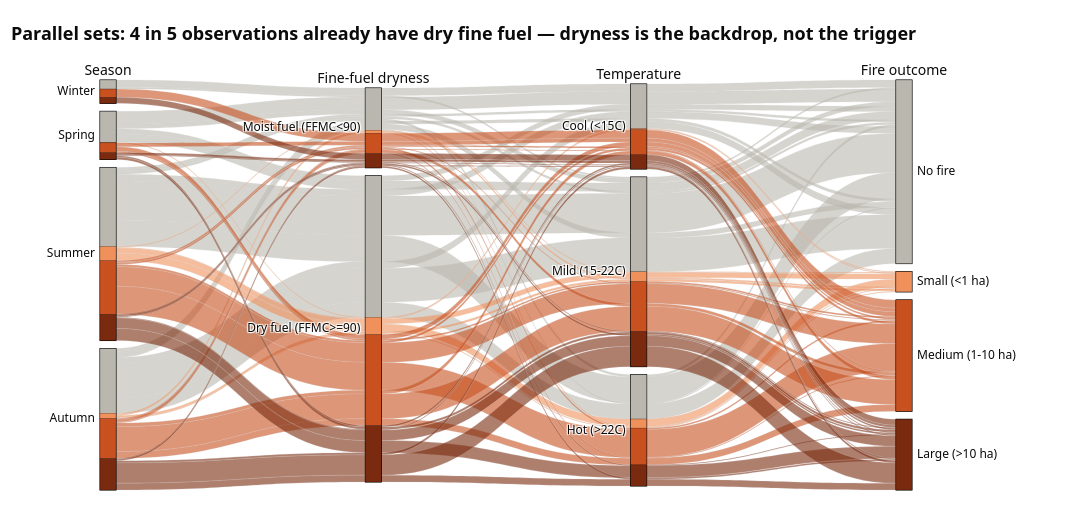

The notebook cell saved with this chart:
### Markdown cell above
### Viz 9 · Parallel sets — how conditions flow into fire outcomes

### Code cell
ps = df[["season", "ffmc_band", "temp_band", "size_class"]].astype(str)
code = df["size_class"].cat.codes
dims = [go.parcats.Dimension(values=ps["season"], label="Season", categoryorder="array", categoryarray=SEASON_ORDER),
        go.parcats.Dimension(values=ps["ffmc_band"], label="Fine-fuel dryness"),
        go.parcats.Dimension(values=ps["temp_band"], label="Temperature", categoryorder="array",
                             categoryarray=["Cool (<15C)", "Mild (15-22C)", "Hot (>22C)"]),
        go.parcats.Dimension(values=ps["size_class"], label="Fire outcome", categoryorder="array", categoryarray=SIZE_ORDER)]
cscale = [[i / 3, SIZE_COLORS[c]] for i, c in enumerate(SIZE_ORDER)]
fig_ps = go.Figure(go.Parcats(dimensions=dims, line=dict(color=code, colorscale=cscale, shape="hspline"),
                              hoveron="color", arrangement="freeform", labelfont=dict(size=14), tickfont=dict(size=12)))
fig_ps.update_layout(**PLOTLY_LAYOUT, height=520, width=1100, margin=dict(t=80, l=60, r=140, b=30),
                     title=dict(text="<b>Parallel sets: 4 in 5 observations already have dry fine fuel — dryness is the backdrop, not the trigger</b>", x=0.01))
fig_ps.write_image(FIG / "fig09_parallel_sets.png", scale=2)
fig_ps.write_html(OUT / "parallel_sets_interactive.html", include_plotlyjs="cdn")
fig_ps.show()
pd.crosstab(df["ffmc_band"], df["size_class"], normalize="index").mul(100).round(1)

### Figure 1 — Plotly figure (JSON) as saved in the notebook; plotly's stock layout.template omitted (floating-point values rounded to 4 significant figures; data arrays with more than 128 entries replaced by an {"elided": "..."} marker saying what was removed)
{"data": [{"arrangement": "freeform", "dimensions": [{"categoryarray": ["Winter", "Spring", "Summer", "Autumn"], "categoryorder": "array", "label": "Season", "values": {"elided": "513 str values"}}, {"label": "Fine-fuel dryness", "values": {"elided": "513 str values"}}, {"categoryarray": ["Cool (<15C)", "Mild (15-22C)", "Hot (>22C)"], "categoryorder": "array", "label": "Temperature", "values": {"elided": "513 str values"}}, {"categoryarray": ["No fire", "Small (<1 ha)", "Medium (1-10 ha)", "Large (>10 ha)"], "categoryorder": "array", "label": "Fire outcome", "values": {"elided": "513 str values"}}], "hoveron": "color", "labelfont": {"size": 14}, "line": {"color": {"elided": "513 int values"}, "colorscale": [[0.0, "#b9b7ae"], [0.3333, "#f0915c"], [0.6667, "#c9501f"], [1.0, "#7a2a0e"]], "shape": "hspline"}, "tickfont": {"size": 12}, "type": "parcats"}], "layout": {"font": {"color": "#0b0b0b", "family": "Segoe UI, sans-serif", "size": 13}, "height": 520, "margin": {"b": 30, "l": 60, "r": 140, "t": 80}, "paper_bgcolor": "white", "plot_bgcolor": "white", "title": {"text": "<b>Parallel sets: 4 in 5 observations already have dry fine fuel — dryness is the backdrop, not the trigger</b>", "x": 0.01}, "width": 1100}}
